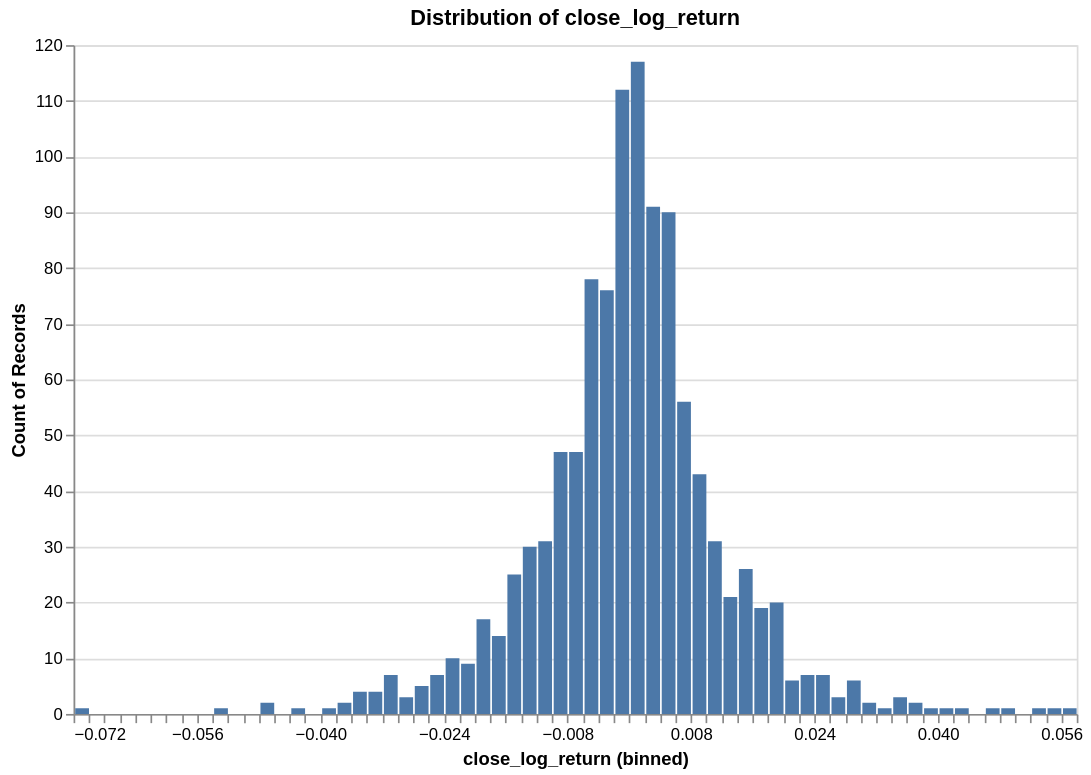

The code cell stored with this chart in its notebook:
### Code cell
research.plot_distribution(ts, target, no_bins = 100)

### Figure 1 — Vega specification as saved in the notebook (floating-point values rounded to 4 significant figures)
{"$schema": "https://vega.github.io/schema/vega/v6.json", "data": [{"name": "param_f268f798f41c853e_store"}, {"name": "source_0", "values": [{"__count": 7, "bin_maxbins_100_close_log_return": 0.022, "bin_maxbins_100_close_log_return_end": 0.024}, {"__count": 117, "bin_maxbins_100_close_log_return": 0.0, "bin_maxbins_100_close_log_return_end": 0.002}, {"__count": 112, "bin_maxbins_100_close_log_return": -0.002, "bin_maxbins_100_close_log_return_end": -1.735e-18}, {"__count": 26, "bin_maxbins_100_close_log_return": 0.014, "bin_maxbins_100_close_log_return_end": 0.016}, {"__count": 7, "bin_maxbins_100_close_log_return": 0.024, "bin_maxbins_100_close_log_return_end": 0.026}, {"__count": 91, "bin_maxbins_100_close_log_return": 0.002, "bin_maxbins_100_close_log_return_end": 0.004}, {"__count": 47, "bin_maxbins_100_close_log_return": -0.008, "bin_maxbins_100_close_log_return_end": -0.006}, {"__count": 56, "bin_maxbins_100_close_log_return": 0.006, "bin_maxbins_100_close_log_return_end": 0.008}, {"__count": 78, "bin_maxbins_100_close_log_return": -0.006, "bin_maxbins_100_close_log_return_end": -0.004}, {"__count": 19, "bin_maxbins_100_close_log_return": 0.016, "bin_maxbins_100_close_log_return_end": 0.018}, {"__count": 25, "bin_maxbins_100_close_log_return": -0.016, "bin_maxbins_100_close_log_return_end": -0.014}, {"__count": 17, "bin_maxbins_100_close_log_return": -0.02, "bin_maxbins_100_close_log_return_end": -0.018}, {"__count": 43, "bin_maxbins_100_close_log_return": 0.008, "bin_maxbins_100_close_log_return_end": 0.01}, {"__count": 90, "bin_maxbins_100_close_log_return": 0.004, "bin_maxbins_100_close_log_return_end": 0.006}, {"__count": 14, "bin_maxbins_100_close_log_return": -0.018, "bin_maxbins_100_close_log_return_end": -0.016}, {"__count": 7, "bin_maxbins_100_close_log_return": -0.032, "bin_maxbins_100_close_log_return_end": -0.03}, {"__count": 76, "bin_maxbins_100_close_log_return": -0.004, "bin_maxbins_100_close_log_return_end": -0.002}, {"__count": 21, "bin_maxbins_100_close_log_return": 0.012, "bin_maxbins_100_close_log_return_end": 0.014}, {"__count": 47, "bin_maxbins_100_close_log_return": -0.01, "bin_maxbins_100_close_log_return_end": -0.008}, {"__count": 31, "bin_maxbins_100_close_log_return": -0.012, "bin_maxbins_100_close_log_return_end": -0.01}, {"__count": 20, "bin_maxbins_100_close_log_return": 0.018, "bin_maxbins_100_close_log_return_end": 0.02}, {"__count": 30, "bin_maxbins_100_close_log_return": -0.014, "bin_maxbins_100_close_log_return_end": -0.012}, {"__count": 3, "bin_maxbins_100_close_log_return": -0.03, "bin_maxbins_100_close_log_return_end": -0.028}, {"__count": 31, "bin_maxbins_100_close_log_return": 0.01, "bin_maxbins_100_close_log_return_end": 0.012}, {"__count": 10, "bin_maxbins_100_close_log_return": -0.024, "bin_maxbins_100_close_log_return_end": -0.022}, {"__count": 4, "bin_maxbins_100_close_log_return": -0.036, "bin_maxbins_100_close_log_return_end": -0.034}, {"__count": 6, "bin_maxbins_100_close_log_return": 0.02, "bin_maxbins_100_close_log_return_end": 0.022}, {"__count": 2, "bin_maxbins_100_close_log_return": 0.036, "bin_maxbins_100_close_log_return_end": 0.038}, {"__count": 1, "bin_maxbins_100_close_log_return": 0.04, "bin_maxbins_100_close_log_return_end": 0.042}, {"__count": 2, "bin_maxbins_100_close_log_return": 0.03, "bin_maxbins_100_close_log_return_end": 0.032}, {"__count": 7, "bin_maxbins_100_close_log_return": -0.026, "bin_maxbins_100_close_log_return_end": -0.024}, {"__count": 9, "bin_maxbins_100_close_log_return": -0.022, "bin_maxbins_100_close_log_return_end": -0.02}, {"__count": 6, "bin_maxbins_100_close_log_return": 0.028, "bin_maxbins_100_close_log_return_end": 0.03}, {"__count": 1, "bin_maxbins_100_close_log_return": -0.054, "bin_maxbins_100_close_log_return_end": -0.052}, {"__count": 1, "bin_maxbins_100_close_log_return": 0.048, "bin_maxbins_100_close_log_return_end": 0.05}, {"__count": 2, "bin_maxbins_100_close_log_return": -0.048, "bin_maxbins_100_close_log_return_end": -0.046}, {"__count": 4, "bin_maxbins_100_close_log_return": -0.034, "bin_maxbins_100_close_log_return_end": -0.032}, {"__count": 3, "bin_maxbins_100_close_log_return": 0.026, "bin_maxbins_100_close_log_return_end": 0.028}, {"__count": 5, "bin_maxbins_100_close_log_return": -0.028, "bin_maxbins_100_close_log_return_end": -0.026}, {"__count": 2, "bin_maxbins_100_close_log_return": -0.038, "bin_maxbins_100_close_log_return_end": -0.036}, {"__count": 1, "bin_maxbins_100_close_log_return": 0.038, "bin_maxbins_100_close_log_return_end": 0.04}, {"__count": 1, "bin_maxbins_100_close_log_return": -0.044, "bin_maxbins_100_close_log_return_end": -0.042}, {"__count": 1, "bin_maxbins_100_close_log_return": 0.042, "bin_maxbins_100_close_log_return_end": 0.044}, {"__count": 1, "bin_maxbins_100_close_log_return": -0.04, "bin_maxbins_100_close_log_return_end": -0.038}, {"__count": 1, "bin_maxbins_100_close_log_return": -0.072, "bin_maxbins_100_close_log_return_end": -0.07}, {"__count": 1, "bin_maxbins_100_close_log_return": 0.056, "bin_maxbins_100_close_log_return_end": 0.058}, {"__count": 3, "bin_maxbins_100_close_log_return": 0.034, "bin_maxbins_100_close_log_return_end": 0.036}, {"__count": 1, "bin_maxbins_100_close_log_return": 0.032, "bin_maxbins_100_close_log_return_end": 0.034}, {"__count": 1, "bin_maxbins_100_close_log_return": 0.046, "bin_maxbins_100_close_log_return_end": 0.048}, {"__count": 1, "bin_maxbins_100_close_log_return": 0.054, "bin_maxbins_100_close_log_return_end": 0.056}, {"__count": 1, "bin_maxbins_100_close_log_return": 0.052, "bin_maxbins_100_close_log_return_end": 0.054}]}, {"name": "source_0_y_domain___count", "values": [{"min": 1, "max": 117}]}], "signals": [{"name": "bin_maxbins_100_close_log_return_bins", "value": {"fields": ["close_log_return"], "fname": "bin_close_log_return", "start": -0.072, "step": 0.002, "stop": 0.058}}, {"name": "unit", "value": {}, "on": [{"events": "pointermove", "update": "isTuple(group()) ? group() : unit"}]}, {"name": "param_f268f798f41c853e", "update": "vlSelectionResolve(\"param_f268f798f41c853e_store\", \"union\")"}, {"name": "param_f268f798f41c853e_close_log_return", "on": [{"events": [{"source": "view", "type": "dblclick"}], "update": "null"}, {"events": {"signal": "param_f268f798f41c853e_translate_delta"}, "update": "panLinear(param_f268f798f41c853e_translate_anchor.extent_x, -param_f268f798f41c853e_translate_delta.x / width)"}, {"events": {"signal": "param_f268f798f41c853e_zoom_delta"}, "update": "zoomLinear(domain(\"x\"), param_f268f798f41c853e_zoom_anchor.x, param_f268f798f41c853e_zoom_delta)"}]}, {"name": "param_f268f798f41c853e_tuple", "on": [{"events": [{"signal": "param_f268f798f41c853e_close_log_return"}], "update": "param_f268f798f41c853e_close_log_return ? {unit: \"\", fields: param_f268f798f41c853e_tuple_fields, values: [param_f268f798f41c853e_close_log_return]} : null"}]}, {"name": "param_f268f798f41c853e_tuple_fields", "value": [{"field": "close_log_return", "channel": "x", "type": "R"}]}, {"name": "param_f268f798f41c853e_translate_anchor", "value": {}, "on": [{"events": [{"source": "scope", "type": "pointerdown"}], "update": "{x: x(unit), y: y(unit), extent_x: domain(\"x\")}"}]}, {"name": "param_f268f798f41c853e_translate_delta", "value": {}, "on": [{"events": [{"source": "window", "between": [{"source": "scope", "type": "pointerdown"}, {"source": "window", "type": "pointerup"}], "type": "pointermove", "consume": true}], "update": "{x: param_f268f798f41c853e_translate_anchor.x - x(unit), y: param_f268f798f41c853e_translate_anchor.y - y(unit)}"}]}, {"name": "param_f268f798f41c853e_zoom_anchor", "on": [{"events": [{"source": "scope", "consume": true, "type": "wheel"}], "update": "{x: invert(\"x\", x(unit)), y: invert(\"y\", y(unit))}"}]}, {"name": "param_f268f798f41c853e_zoom_delta", "on": [{"events": [{"source": "scope", "type": "wheel", "consume": true}], "update": "pow(1.001, event.deltaY * pow(16, event.deltaMode))", "force": true}]}, {"name": "param_f268f798f41c853e_modify", "on": [{"events": {"signal": "param_f268f798f41c853e_tuple"}, "update": "modify(\"param_f268f798f41c853e_store\", param_f268f798f41c853e_tuple, true)"}]}], "marks": [{"type": "rect", "name": "marks", "from": {"data": "source_0"}, "encode": {"update": {"fill": {"value": "#4c78a8"}, "y2": {"value": 0, "scale": "y"}, "y": {"field": "__count", "scale": "y"}, "x2": {"field": "bin_maxbins_100_close_log_return", "scale": "x", "offset": {"signal": "0.5 + (abs(scale(\"x\", datum[\"bin_maxbins_100_close_log_return_end\"]) - scale(\"x\", datum[\"bin_maxbins_100_close_log_return\"])) < 0.25 ? -0.5 * (0.25 - (abs(scale(\"x\", datum[\"bin_maxbins_100_close_log_return_end\"]) - scale(\"x\", datum[\"bin_maxbins_100_close_log_return\"])))) : 0.5)"}}, "x": {"field": "bin_maxbins_100_close_log_return_end", "scale": "x", "offset": {"signal": "0.5 + (abs(scale(\"x\", datum[\"bin_maxbins_100_close_log_return_end\"]) - scale(\"x\", datum[\"bin_maxbins_100_close_log_return\"])) < 0.25 ? 0.5 * (0.25 - (abs(scale(\"x\", datum[\"bin_maxbins_100_close_log_return_end\"]) - scale(\"x\", datum[\"bin_maxbins_100_close_log_return\"])))) : -0.5)"}}}}, "style": ["bar"], "interactive": true, "clip": true}], "scales": [{"name": "x", "type": "linear", "domain": {"signal": "[bin_maxbins_100_close_log_return_bins.start, bin_maxbins_100_close_log_return_bins.stop]"}, "range": [0, {"signal": "width"}], "bins": {"signal": "bin_maxbins_100_close_log_return_bins"}, "domainRaw": {"signal": "param_f268f798f41c853e[\"close_log_return\"]"}, "zero": false}, {"name": "y", "type": "linear", "domain": [{"signal": "(data(\"source_0_y_domain___count\")[0] || {}).min"}, {"signal": "(data(\"source_0_y_domain___count\")[0] || {}).max"}], "range": [{"signal": "height"}, 0], "nice": true, "zero": true}], "axes": [{"scale": "y", "minExtent": 0, "ticks": false, "grid": true, "aria": false, "gridScale": "x", "tickCount": {"signal": "ceil(height/40)"}, "maxExtent": 0, "labels": false, "domain": false, "orient": "left", "zindex": 0}, {"scale": "x", "grid": false, "tickCount": {"signal": "ceil(width/10)"}, "orient": "bottom", "labelFlush": true, "labelOverlap": true, "zindex": 0, "title": "close_log_return (binned)"}, {"scale": "y", "tickCount": {"signal": "ceil(height/40)"}, "zindex": 0, "title": "Count of Records", "grid": false, "orient": "left", "labelOverlap": true}], "title": {"text": "Distribution of close_log_return", "frame": "group"}, "style": "cell", "height": 400, "padding": 5, "width": 600, "background": "white"}
